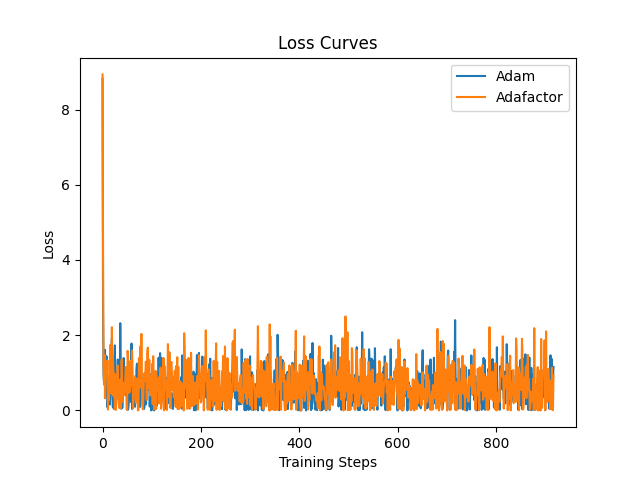

Recreate this plot in Python.
from transformers import GPT2LMHeadModel, GPT2Tokenizer, Adafactor, DataCollatorForLanguageModeling
from datasets import load_dataset
import torch
from torch.utils.data import DataLoader
import matplotlib.pyplot as plt
from torch.optim import AdamW  # Using PyTorch's AdamW
from tqdm import tqdm

# torch.set_manual_seed(0)


# Load pre-trained model and tokenizer
model_name = "distilgpt2"
model = GPT2LMHeadModel.from_pretrained(model_name).cuda()
tokenizer = GPT2Tokenizer.from_pretrained(model_name)

# Set the padding token
tokenizer.pad_token = tokenizer.eos_token

# Load WikiText-2 dataset
dataset = load_dataset("wikitext", "wikitext-2-raw-v1", split="train")
dataset, val_dataset = dataset.train_test_split(test_size=0.9).values()

# Tokenize the texts with padding, truncation, and return PyTorch tensors
def encode(examples):
    return tokenizer(examples["text"], truncation=True, padding="max_length", max_length=512, return_tensors="pt")

tokenized_dataset = dataset.map(encode, batched=True)

# Convert the dataset into a format suitable for the DataLoader
tokenized_dataset.set_format(type='torch', columns=['input_ids', 'attention_mask'])

# Data collator
data_collator = DataCollatorForLanguageModeling(tokenizer=tokenizer, mlm=False)

# Define the training loop
def train_model(optimizer_class, optimizer_params, epochs=1):
    optimizer = optimizer_class(model.parameters(), **optimizer_params)
    model.train()

    loss_values = []
    dataloader = DataLoader(tokenized_dataset, batch_size=4, shuffle=True, collate_fn=data_collator)
    for epoch in range(epochs):
        for batch in tqdm(dataloader):
            inputs, labels = (batch["input_ids"].to(model.device), batch["input_ids"].to(model.device))
            model.zero_grad()
            outputs = model(inputs, labels=labels)
            loss = outputs.loss
            loss.backward()
            optimizer.step()
            loss_values.append(loss.item())
            print(loss.item())
    
    return loss_values

# Training parameters
adam_params = {'lr': 1e-3}
# adafactor_params = {'lr': 1e-3}  # Adafactor can typically use a higher learning rate

# Train with Adam optimizer
adam_loss = train_model(AdamW, adam_params)

# Reset the model to its initial state
model = GPT2LMHeadModel.from_pretrained(model_name).cuda()

# Train with Adafactor optimizer
adafactor_loss = train_model(Adafactor, {})

# Plot the loss curves
def plot_loss_curves(adam_loss, adafactor_loss):
    plt.plot(adam_loss, label='Adam')
    plt.plot(adafactor_loss, label='Adafactor')
    plt.title('Loss Curves')
    plt.xlabel('Training Steps')
    plt.ylabel('Loss')
    plt.legend()
    plt.savefig('hf.png')
    plt.show()

plot_loss_curves(adam_loss, adafactor_loss)